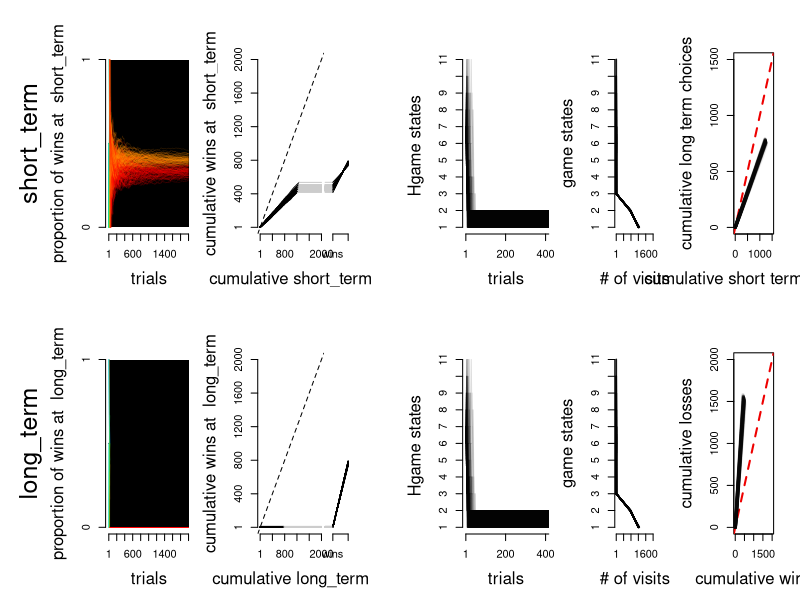

Generate this figure with R:
# Simulating reinforcement learning models playing against the Hgame
# jlbm
# feb 2017

prev_choices <- 0:10
lt_parameters <- (2/3)*prev_choices/10
st_parameters <- (1/3)+(2/3)*prev_choices/10

# plot(lt_parameters,ylim=c(0,1),pch=21,bg='black',type='o',cex=2)
# points(st_parameters,pch=21,bg='white',type='o',cex=2)



harvard_game <- function(choice) {
  possible_outcomes <- c('loss','win')
  
  if(choice=='short_term'){
    result <- possible_outcomes[rbinom(1,size=1,prob=st_parameters[pos])+1]
    if(pos!=1){
      pos <<- pos-1
    }
  }
  else if(choice=='long_term'){
    result <- possible_outcomes[rbinom(1,size=1,prob=lt_parameters[pos])+1]
    if(pos!=11){
      pos <<- pos+1
    }
  }
  
  return(result)
}



wsls <- function(previous_choice,
                 previous_result,
                 trial,
                 theta) {
  
  if(trial!=1){
    if(previous_result=='win'){
      next_choice <- sample(c(previous_choice,possible_choices[which(possible_choices!=previous_choice)]),
                            size=1,prob=c(theta,1-theta))
    }
    else if(previous_result=='loss'){
      next_choice <- sample(c(previous_choice,possible_choices[which(possible_choices!=previous_choice)]),
                            size=1,prob=c(1-theta,theta))
    }
  }  
  else{
    next_choice <- possible_choices[rbinom(1,size=1,prob=theta)+1]
  }
  
  return(next_choice)
}



rndm <- function(theta){
  next_choice <- possible_choices[rbinom(1,size=1,prob=theta)+1]
  return(next_choice)
}






# Global Variables
n_trials <- 2000
sims_per_parameter <- 100
possible_choices <- c('short_term','long_term')

wsls_results <- array(dim=c(sims_per_parameter,n_trials))
wsls_choices <- array(dim=c(sims_per_parameter,n_trials))
wsls_states <- array(dim=c(sims_per_parameter,n_trials))
# rndm_results <- array(dim=c(sims_per_parameter,n_trials))
# rndm_choices <- array(dim=c(sims_per_parameter,n_trials))
# rndm_states <- array(dim=c(sims_per_parameter,n_trials))

for(spp in 1:sims_per_parameter){
  pos <- 6 # starting indexing of alternatives' vectors
  previous_choice_wsls <- NULL
  previous_result_wsls <- NULL
  for(trial in 1:n_trials){
    wsls_states[spp,trial] <- pos
    wsls_choices[spp,trial] <- wsls(previous_choice=previous_choice_wsls,
                                    previous_result=previous_result_wsls,
                                    trial=trial,theta=1)
    # rndm_choices[spp,trial] <- rndm(theta=.8)
    wsls_results[spp,trial] <- harvard_game(wsls_choices[spp,trial]) # Careful with global variable 'pos'
    # rndm_results[spp,trial] <- harvard_game(rndm_choices[spp,trial]) # ibid.
    previous_choice_wsls <- wsls_choices[spp,trial]
    previous_result_wsls <- wsls_results[spp,trial]
  }
}


results <- wsls_results[1,]
choices <- wsls_choices[1,]
states <- wsls_states[1,]
# alternative <- 'short_term'
# results
# choices
# 
# t <- 2
# alternative_X <- 'short_term'
# alternative_Y <- 'long_term'
# alpha <- NULL
# beta <- NULL
# gamma <- NULL
# delta <- NULL
# for(t in 2:n_trials){
#   alpha[t] <- choices[(t-1)]==alternative_X&choices[t]==alternative_X&results[(t-1)]=='win'
#   beta[t] <- choices[(t-1)]==alternative_X&choices[t]==alternative_Y&results[(t-1)]=='loss'
#   gamma[t] <- choices[(t-1)]==alternative_Y&choices[t]==alternative_Y&results[(t-1)]=='win'
#   delta[t] <- choices[(t-1)]==alternative_Y&choices[t]==alternative_X&results[(t-1)]=='loss'
# }


add_tseries <- function(results_array,choices_array,states_array,alternative){
  for(i in 1:dim(results_array)[1]){
    results <- results_array[i,]
    choices <- choices_array[i,]
    states <- states_array[i,]
    # alternative <- 'long_term'
    
    state_colors <- rainbow(11,alpha=.4)
    for(stt in 1:11){
      stt_indx <- which(states==stt&choices==alternative)
      
      xx <- stt_indx
      yy <- cumsum(results[stt_indx]=='win')/cumsum(choices==alternative&states==stt)[stt_indx]
      
      points(xx,yy,type='l',lwd=.2,col=state_colors[stt])
    }
    
    
  }
}

add_cumrec <- function(results_array,choices_array,alternative){
  
  for(i in 1:dim(results_array)[1]){
    results <- results_array[i,]
    choices <- choices_array[i,]
    lines(1:sum(choices==alternative),
          cumsum(results[which(choices==alternative)]=='win'))
    lines(c(sum(choices==alternative),n_trials),
          rep(sum(results[which(choices==alternative)]=='win'),2),
          col='#cccccc')
  }
  
}

add_win_margin <- function(results_array,choices_array,alternative){
  for(i in 1:dim(results_array)[1]){
    results <- results_array[i,]
    choices <- choices_array[i,]
    lines(c(-0.5,0),
          rep(sum(results[which(choices==alternative)]=='win'),2),
          col='#cccccc')
    lines(c(0,1),
          c(sum(choices==alternative&results=='win'),
            sum(choices==alternative&results=='loss')))
  }
}

add_states_series <- function(states_array){
  for(i in 1:dim(states_array)[1]){
    lines(1:n_trials,states_array[i,],
          lwd=1,col='#00000022')
  }
}

add_states_margin <- function(states_array) {
  for(i in 1:dim(states_array)[1]){
    lines(as.numeric(table(states_array[i,])),
          as.numeric(names(table(states_array[i,]))),
          lwd=1.5,col='#00000055')
  }
}


display_alternative <- function(alternative) {
  
  par(mar=c(5,6,4,1))
  plot(0,type='n',xlim=c(1,n_trials),ylim=c(0,1),ann=F,axes=F)
  lines(c(1,n_trials),rep(0.5,2),lty='dashed')
  polygon(c(1,n_trials,n_trials,1),c(rep(0,2),rep(1,2)),border=F,col='#000000')
  add_tseries(wsls_results,wsls_choices,wsls_states,alternative)
  axis(1,at=c(1,seq(200,n_trials,200)))
  axis(2,at=c(0,1))
  mtext(paste('proportion of wins at ',alternative),2,line=3)
  mtext('trials',1,line=3)
  mtext(alternative,2,line=5,cex=1.5)
  
  par(mar=c(5,4,4,0))
  plot(0,type='n',xlim=c(1,n_trials),ylim=c(1,n_trials),ann=F,axes=F)
  abline(0,1,lty='dashed')
  add_cumrec(wsls_results,wsls_choices,alternative)
  axis(2,at=c(1,seq(400,n_trials,400)))
  axis(1,at=c(1,seq(400,n_trials,400)))
  mtext(paste('cumulative',alternative),1,line=3)
  mtext(paste('cumulative wins at ',alternative),2,line=3)
  
  par(mar=c(5,0,4,2))
  plot(0,type='n',xlim=c(-.5,1.5),ylim=c(0,n_trials),ann=F,axes=F)
  add_win_margin(wsls_results,wsls_choices,alternative)
  axis(1,at=c(0,1),labels=c('wins','losses'))
  
  par(mar=c(5,6,4,1))
  plot(0,type='n',xlim=c(1,400),ylim=c(1,11),ann=F,axes=F)
  add_states_series(wsls_states)
  axis(1,at=c(1,seq(200,n_trials,200)))
  axis(2,at=1:11)
  mtext('Hgame states ',2,line=3)
  mtext('trials',1,line=3)
  
  par(mar=c(5,4,4,2))
  plot(0,type='n',xlim=c(1,n_trials),ylim=c(1,11),ann=F,axes=F)
  add_states_margin(wsls_states)
  axis(1,at=c(1,seq(400,n_trials,400)))
  axis(2,at=1:11)
  mtext('game states',2,line=3)
  mtext('# of visits',1,line=3)
}

cumcum_alternatives <- function(choices) {
  plot(0,type='n',xlim=c(1,1500),ylim=c(1,1500),ann=F)
  abline(0,1,lty='dashed',col='#ee0000',lwd=2)
  for(k in 1:dim(choices)[1]){
    lines(cumsum(choices[k,]=='short_term'),
          cumsum(choices[k,]!='short_term'),
          lwd=3,col='#00000011')
  }
  mtext('cumulative long term choices',2,line=3)
  mtext('cumulative short term choices',1,line=3)
}

cumcum_results <- function(results) {
  plot(0,type='n',xlim=c(1,2000),ylim=c(1,2000),ann=F)
  abline(0,1,lty='dashed',col='#ee0000',lwd=2)
  for(k in 1:dim(results)[1]){
    lines(cumsum(results[k,]=='win'),
          cumsum(results[k,]!='win'),
          lwd=3,col='#00000011')
  }
  mtext('cumulative losses',2,line=3)
  mtext('cumulative wins',1,line=3)
}

pdf(file='wsls_vs_Hgame.pdf',width=22,height=6.5)
layout(cbind(matrix(1:10,ncol=5,byrow=T),11:12),
       widths=c(1.5,1,.5,1.5,1,1))
par(oma=c(0,2,0,0))
display_alternative('short_term')
display_alternative('long_term')
cumcum_alternatives(wsls_choices)
cumcum_results(wsls_results)
dev.off()
